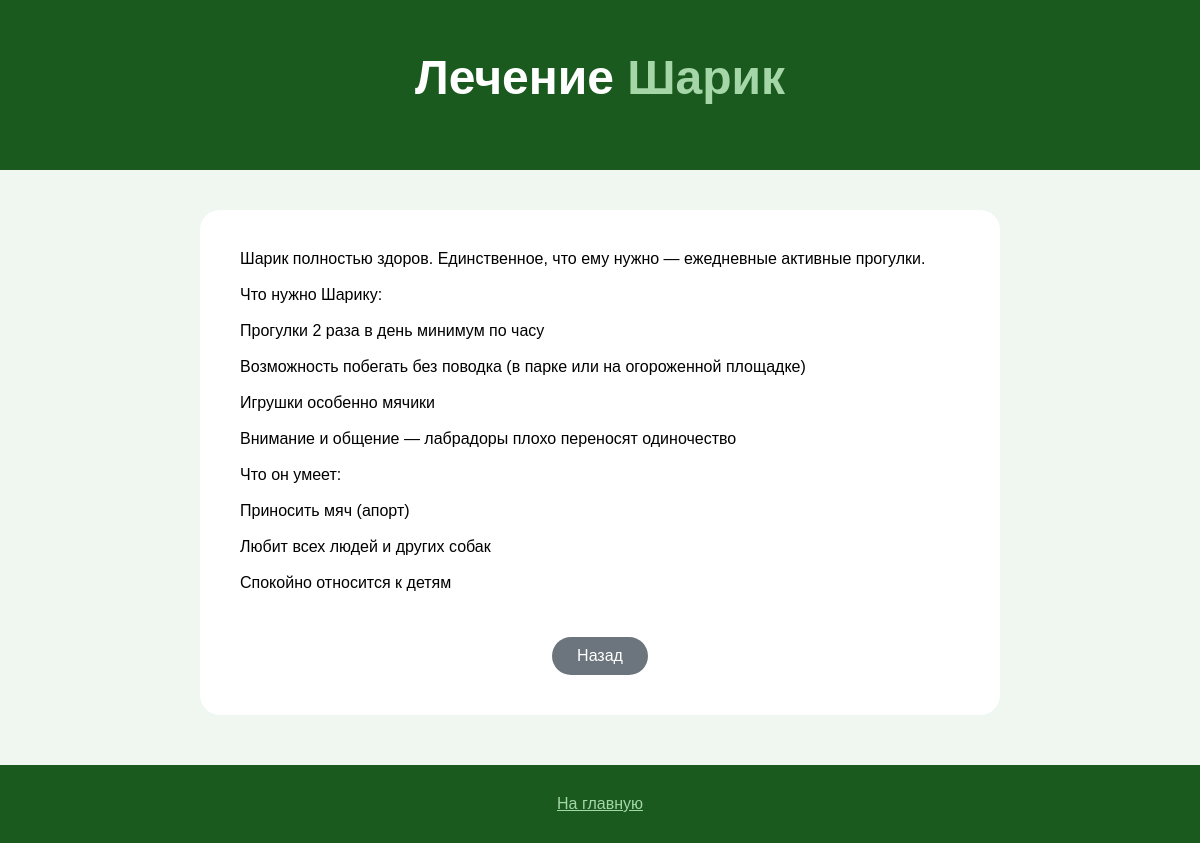
/views/treatment.php?id=2, run on the app's committed database.
### tables this page shows
CREATE TABLE `animals` (
  `id` int(11) NOT NULL,
  `name` varchar(50) NOT NULL,
  `species` varchar(30) NOT NULL,
  `breed` varchar(50) DEFAULT NULL,
  `age` int(11) DEFAULT NULL,
  `status` varchar(20) DEFAULT 'waiting',
  `photo_url` varchar(255) DEFAULT NULL
);

CREATE TABLE `animal_details` (
  `id` int(11) NOT NULL,
  `animal_id` int(11) NOT NULL,
  `character_desc` text,
  `health_desc` text,
  `story` text,
  `text` varchar(1000) NOT NULL,
  `treatment_text` text
);

### model/models.php (called while the page is built, shortened)
<?php
function detailsAnimal($pdo, $id)
{
    $sql = "SELECT * FROM animal_details WHERE animal_id = :id";
    $stmt = $pdo->prepare($sql);
    $stmt->execute([':id' => $id]);
    return $stmt->fetch();
}
?>

### views/treatment.php (the view, shortened to what this page needs)
<?php
require_once '../model/models.php';
$id = $_GET['id'];
$stmt = $pdo->prepare("SELECT * FROM animals WHERE id = $id");
$stmt->execute();
$animal = $stmt->fetch();
$details = detailsAnimal($pdo, $id);
?>
<!doctype html>
<html lang="ru">
<head>
    <link rel="stylesheet" href="../css/main.css">
</head>
<body>
    <div class="header">
        <h1>Лечение <span><?= $animal['name'] ?></span></h1>
    </div>
    <div style="max-width:800px; margin:40px auto; background:white; padding:40px; border-radius:20px;">
        <?= nl2br($details['treatment_text']) ?>
        <div style="text-align:center; margin-top:30px;"><a href="animals.php" class="btn" style="background:#6c757d;">Назад</a></div>
    </div>
<div class="footer"><p><a href="foundation.php">На главную</a></p>
</div>
</body>
</html>

### css/main.css (style rules this page uses)
* { margin: 0; padding: 0; box-sizing: border-box; }
body { font-family: Arial, sans-serif; background: #f0f7f0; }
.header { background: #1a5a1e; color: white; text-align: center; padding: 50px 20px; }
.header h1 { font-size: 48px; margin-bottom: 15px; }
.header h1 span { color: #a5d6a7; }
.btn { display: inline-block; background: #2e7d32; color: white; padding: 10px 25px; border-radius: 30px; text-decoration: none; margin-top: 15px; }
.footer { background: #1a5a1e; color: white; text-align: center; padding: 30px; margin-top: 50px; }
.footer a { color: #a5d6a7; }

### data on the page
animals: name "Шарик"
animal_details: treatment_text "Шарик полностью здоров. Единственное, что ему нужно — ежедневные активные прогулки. Что нужно Шарику: Прогулки 2 раза в день минимум по часу Возможность побегать без поводка (в парке или на огороженной площадке) Игрушки особенно мячики Внимание и общение — лабрадоры плохо переносят одиночество Что он умеет: Приносить мяч (апорт) Любит всех людей и других собак Спокойно относится к детям"
